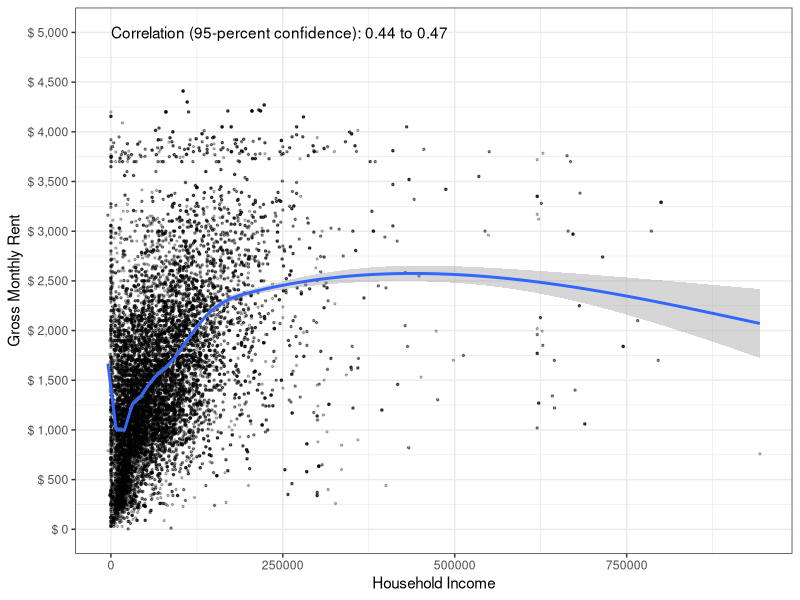
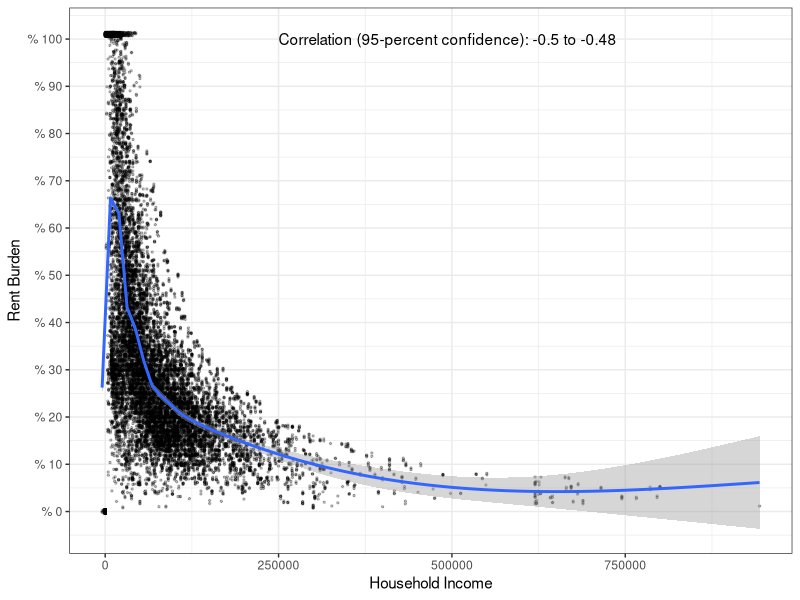
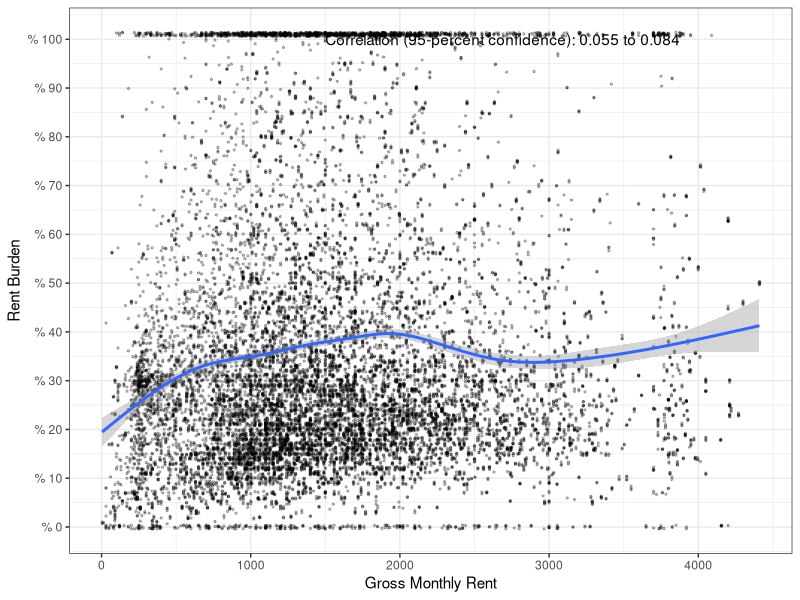
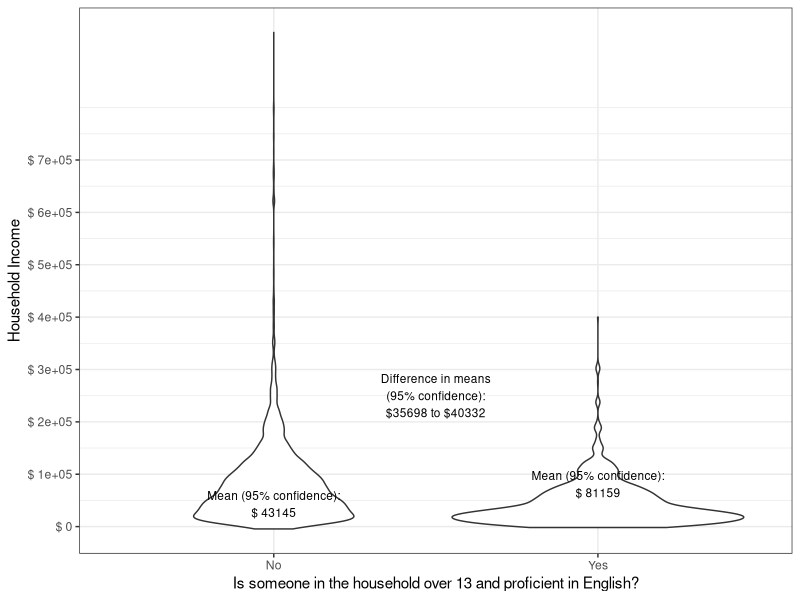

Here is the R script that generated these plots, in order: (Note: this script raises an error after producing the figures.)
## ---- chunk 1
library(tidyverse)
library(ggplot2)
## ---- chunk 2
households <- read_csv("households.csv")
attach(households)
## ---- chunk 3
correlation <- cor.test(households$HINCP, households$GRNTP)

correlation
## ---- chunk 4
ggplot(households, aes(x = HINCP, y = GRNTP)) +
  geom_point(size = 0.5, alpha = 0.25, position = "jitter") +
  geom_smooth() +
  theme_bw() +
  scale_x_continuous(name = "Household Income") +
  scale_y_continuous(name = "Gross Monthly Rent", 
                     breaks = seq(0, 6000, by = 500),
                     labels = paste("$", 
                                    prettyNum(seq(0, 6000, by = 500),
                                              big.mark = ","))) +
  annotate(geom = "text", x = 0, y = 5000, 
           label = paste("Correlation (95-percent confidence):",
                         prettyNum(correlation$conf.int[1], digits = 2), 
                         "to",
                         prettyNum(correlation$conf.int[2], digits = 2)),
           hjust = 0)
## ---- chunk 5
correlation <- cor.test(households$HINCP, households$GRPIP)

correlation
## ---- chunk 6
ggplot(households, aes(x = HINCP, y = GRPIP)) +
  geom_point(size = 0.5, alpha = 0.25, position = "jitter") +
  geom_smooth() +
  theme_bw() +
  scale_x_continuous(name = "Household Income") +
  scale_y_continuous(name = "Rent Burden", 
                     breaks = seq(0, 100, by = 10),
                     labels = paste("%", 
                                    prettyNum(seq(0, 100, by = 10),
                                              big.mark = ","))) +
  annotate(geom = "text", x = 250000, y = 100, 
           label = paste("Correlation (95-percent confidence):",
                         prettyNum(correlation$conf.int[1], digits = 2), 
                         "to",
                         prettyNum(correlation$conf.int[2], digits = 2)),
           hjust = 0)
## ---- chunk 7
correlation <- cor.test(households$GRNTP, households$GRPIP)

correlation
## ---- chunk 8
ggplot(households, aes(x = GRNTP, y = GRPIP)) +
  geom_point(size = 0.5, alpha = 0.25, position = "jitter") +
  geom_smooth() +
  theme_bw() +
  scale_x_continuous(name = "Gross Monthly Rent") +
  scale_y_continuous(name = "Rent Burden", 
                     breaks = seq(0, 100, by = 10),
                     labels = paste("%", 
                                    prettyNum(seq(0, 100, by = 10),
                                              big.mark = ","))) +
  annotate(geom = "text", x = 1500, y = 100, 
           label = paste("Correlation (95-percent confidence):",
                         prettyNum(correlation$conf.int[1], digits = 2), 
                         "to",
                         prettyNum(correlation$conf.int[2], digits = 2)),
           hjust = 0)
## ---- chunk 9
difference = t.test(HINCP ~ LNGI_label == "At least one person in the household 14 and over speaks English only or speaks English 'very well'",
                    data = households)

difference
## ---- chunk 10
ggplot(households, aes(x = LNGI_label, y = HINCP)) +
  geom_violin() +
  theme_bw() +
  scale_x_discrete(name = "Is someone in the household over 13 and proficient in English?",
                   labels = c("No", "Yes")) +
   scale_y_continuous(name = "Household Income", 
                     breaks = seq(0, 750000, by = 100000),
                     labels = paste("$", 
                                    prettyNum(seq(0, 750000, by = 100000),
                                              big.mark = ","))) +
  annotate(geom = "text", x = 1.5, y = 250000, size = 3,
           label = paste("Difference in means\n(95% confidence):\n$",
                         prettyNum(abs(difference$conf.int[2]), 
                                   digits = 5), " to $",
                         prettyNum(abs(difference$conf.int[1]), 
                                   digits = 5),
                         sep = "")) +
  annotate(geom = "text", x = 1, y = difference$estimate[1], size = 3,
           label = paste("Mean (95% confidence):\n$",
                         prettyNum(difference$estimate[1], digits = 5))) +
  annotate(geom = "text", x = 2, y = difference$estimate[2], size = 3,
           label = paste("Mean (95% confidence):\n$",
                         prettyNum(difference$estimate[2], digits = 5)))
## ---- chunk 11
difference_GRNTP = t.test(GRNTP ~ LNGI_label == "At least one person in the household 14 and over speaks English only or speaks English 'very well'",
                    data = households)

difference_GRNTP
## ---- chunk 12
ggplot(households, aes(x = LNGI_label, y = GRNTP)) +
  geom_violin() +
  theme_bw() +
  scale_x_discrete(name = "Is someone in the household over 13 and proficient in English?",
                   labels = c("No", "Yes")) +
   scale_y_continuous(name = "Gross monthly rent", 
                     breaks = seq(0, 10000, by = 500),
                     labels = paste("$", 
                                    prettyNum(seq(0, 10000, by = 500),
                                              big.mark = ","))) +
  annotate(geom = "text", x = 1.5, y = 2500, size = 3,
           label = paste("Difference in means\n(95% confidence):\n$",
                         prettyNum(abs(difference_GRNTP$conf.int[2]), 
                                   digits = 0), " to $",
                         prettyNum(abs(difference_GRNTP$conf.int[1]), 
                                   digits = 0),
                         sep = "")) +
  annotate(geom = "text", x = 1, y = difference_GRNTP$estimate[1], size = 3,
           label = paste("Mean (95% confidence):\n$",
                         prettyNum(difference_GRNTP$estimate[1], digits = 4))) +
  annotate(geom = "text", x = 2, y = difference_GRNTP$estimate[2], size = 3,
           label = paste("Mean (95% confidence):\n$",
                         prettyNum(difference_GRNTP$estimate[2], digits = 4)))
## ---- chunk 13
difference_GRPIP = t.test(GRPIP ~ LNGI_label == "At least one person in the household 14 and over speaks English only or speaks English 'very well'",
                    data = households)

difference_GRPIP
## ---- chunk 14
ggplot(households, aes(x = LNGI_label, y = GRPIP)) +
  geom_violin() +
  theme_bw() +
  scale_x_discrete(name = "Is someone in the household over 13 and proficient in English?",
                   labels = c("No", "Yes")) +
   scale_y_continuous(name = "Rent Burden", 
                     breaks = seq(0, 100, by = 10),
                     labels = paste("%", 
                                    prettyNum(seq(0, 100, by = 10),
                                              big.mark = ","))) +
  annotate(geom = "text", x = 1.5, y = 50, size = 3,
           label = paste("Difference in means\n(95% confidence):\n%",
                         prettyNum(abs(difference_GRPIP$conf.int[2]), 
                                   digits = 3), " to %",
                         prettyNum(abs(difference_GRPIP$conf.int[1]), 
                                   digits = 3),
                         sep = "")) +
  annotate(geom = "text", x = 1, y = difference_GRPIP$estimate[1], size = 3,
           label = paste("Mean (95% confidence):\n%",
                         prettyNum(difference_GRPIP$estimate[1], digits = 3))) +
  annotate(geom = "text", x = 2, y = difference_GRPIP$estimate[2], size = 3,
           label = paste("Mean (95% confidence):\n%",
                         prettyNum(difference_GRPIP$estimate[2], digits = 3)))
## ---- chunk 15
anova_HINCPAccess <- aov(HINCP ~ ACCESS_label, data = households)

summary(anova_HINCPAccess)
## ---- chunk 16
differences_HINCPAccess <- TukeyHSD(anova_HINCPAccess)

as_tibble(cbind(pair = row.names(differences_HINCPAccess$ACCESS_label),
                differences_HINCPAccess$ACCESS_label))
## ---- chunk 17
ggplot(households, aes(x = ACCESS_label, y = HINCP)) +
  geom_boxplot() +
  theme_bw() +
  theme(axis.text.x = element_text(angle = 90)) +
  scale_x_discrete(name = "Access to Internet") +
  scale_y_continuous(name = "Household Income", 
                     breaks = seq(0, 1000000, by = 50000),
                     labels = paste("$", 
                                    prettyNum(seq(0, 1000000, by = 50000),
                                              big.mark = ","))) 
## ---- chunk 18
anova_GRNTPAccess <- aov(GRNTP ~ ACCESS_label, data = households)

summary(anova_GRNTPAccess)
## ---- chunk 19
differences_GRNTPAccess <- TukeyHSD(anova_GRNTPAccess)

as_tibble(cbind(pair = row.names(differences_GRNTPAccess$ACCESS_label),
                differences_GRNTPAccess$ACCESS_label))
## ---- chunk 20
ggplot(households, aes(x = ACCESS_label, y = GRNTP)) +
  geom_boxplot() +
  theme_bw() +
  theme(axis.text.x = element_text(angle = 90)) +
  scale_x_discrete(name = "Access to Internet") +
  scale_y_continuous(name = "Gross Monthly Rent", 
                     breaks = seq(0, 6000, by = 1000),
                     labels = paste("$", 
                                    prettyNum(seq(0, 6000, by = 1000),
                                              big.mark = ","))) 
## ---- chunk 21
anova_GRPIPAccess <- aov(GRPIP ~ ACCESS_label, data = households)

summary(anova_GRPIPAccess)
## ---- chunk 22
differences_GRPIPAccess <- TukeyHSD(anova_GRPIPAccess)

as_tibble(cbind(pair = row.names(differences_GRPIPAccess$ACCESS_label),
                differences_GRPIPAccess$ACCESS_label))
## ---- chunk 23
ggplot(households, aes(x = ACCESS_label, y = GRPIP)) +
  geom_boxplot() +
  theme_bw() +
  theme(axis.text.x = element_text(angle = 90)) +
  scale_x_discrete(name = "Access to Internet") +
  scale_y_continuous(name = "Rent Burden", 
                     breaks = seq(0, 100, by = 10),
                     labels = paste("$", 
                                    prettyNum(seq(0, 100, by = 10),
                                              big.mark = ","))) 
## ---- chunk 24
anova_HINCPHUPAC <- aov(HINCP ~ HUPAC_label, data = households)

summary(anova_HINCPHUPAC)
## ---- chunk 25
differences_HINCPHUPAC <- TukeyHSD(anova_HINCPHUPAC)

as_tibble(cbind(pair = row.names(differences_HINCPHUPAC$HUPAC_label),
                differences_HINCPHUPAC$HUPAC_label))
## ---- chunk 26
ggplot(households, aes(x = HUPAC_label, y = HINCP)) +
  geom_boxplot() +
  theme_bw() +
  theme(axis.text.x = element_text(angle = 90)) +
  scale_x_discrete(name = "Presence and Age of Children") +
  scale_y_continuous(name = "Household Income", 
                     breaks = seq(0, 1000000, by = 100000),
                     labels = paste("$", 
                                    prettyNum(seq(0, 1000000, by = 100000),
                                              big.mark = ","))) 
## ---- chunk 27
anova_GRNTPHUPAC <- aov(GRNTP ~ HUPAC_label, data = households)

summary(anova_GRNTPHUPAC)
## ---- chunk 28
differences_GRNTPHUPAC <- TukeyHSD(anova_GRNTPHUPAC)

as_tibble(cbind(pair = row.names(differences_GRNTPHUPAC$HUPAC_label),
                differences_GRNTPHUPAC$HUPAC_label))
## ---- chunk 29
ggplot(households, aes(x = HUPAC_label, y = GRNTP)) +
  geom_boxplot() +
  theme_bw() +
  theme(axis.text.x = element_text(angle = 90)) +
  scale_x_discrete(name = "Access to Internet") +
  scale_y_continuous(name = "Gross Monthly Rent", 
                     breaks = seq(0, 6000, by = 1000),
                     labels = paste("$", 
                                    prettyNum(seq(0, 6000, by = 1000),
                                              big.mark = ","))) 
## ---- chunk 30
anova_GRPIPHUPAC <- aov(GRPIP ~ HUPAC_label, data = households)

summary(anova_GRPIPHUPAC)
## ---- chunk 31
differences_GRPIPHUPAC <- TukeyHSD(anova_GRPIPHUPAC)

as_tibble(cbind(pair = row.names(differences_GRPIPHUPAC$HUPAC_label),
                differences_GRPIPHUPAC$HUPAC_label))
## ---- chunk 32
ggplot(households, aes(x = HUPAC_label, y = GRPIP)) +
  geom_boxplot() +
  theme_bw() +
  theme(axis.text.x = element_text(angle = 90)) +
  scale_x_discrete(name = "Presence of Children") +
  scale_y_continuous(name = "Rent Burden", 
                     breaks = seq(0, 100, by = 10),
                     labels = paste("$", 
                                    prettyNum(seq(0, 100, by = 10),
                                              big.mark = ","))) 
## ---- chunk 33
chi_sq <- chisq.test(households$HUPAC_label, households$LNGI_label == 
                       "At least one person in the household 14 and over speaks English only or speaks English 'very well'") 

chi_sq
## ---- chunk 34
chi_sq$observed
## ---- chunk 35
chi_sq$expected
## ---- chunk 36
chi_sq2 <- chisq.test(households$ACCESS_label, households$LNGI_label == 
                       "At least one person in the household 14 and over speaks English only or speaks English 'very well'") 

chi_sq2
## ---- chunk 37
chi_sq2$observed
## ---- chunk 38
chi_sq2$expected
## ---- chunk 39
chi_sq3 <- chisq.test(households$ACCESS_label, households$HUPAC_label == 
                       "No children") 

chi_sq3
## ---- chunk 40
chi_sq3$observed
## ---- chunk 41
chi_sq3$expected
